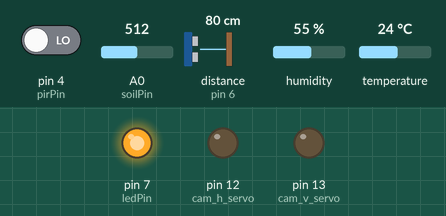
This sketch was run on a simulated Arduino Uno, built with avr-gcc and run on an emulated ATmega328P. On the bench: output pins drawn as LEDs (lit = HIGH). Wiring (inferred from the names in the program): ultrasonic range finder: trigger pin 11; echo pin 6. The inputs (shaded band) are chosen by the test bench; at power-on: pin 4 (pirPin) LOW, A0 (soilPin) = 512, distance to the obstacle (sensor on pin 6) 80 cm, humidity 55 %, temperature 24 °C. The echo pulse lasts 58.3 µs per cm; pins used as bus, display or sensor lines are not drawn; what the sketch prints to the serial monitor is not drawn.

Above: at 0.1 s.
Timing chart, 0 to 1.6 s (numbered marks = the images above):
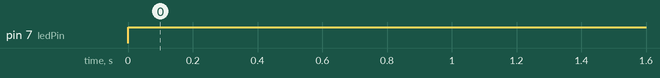

Measured:
- by itself, pin 7 (ledPin): LOW → HIGH at 0.00 s

The sketch:

arduino-dlln33.ino
```cpp
#include "DHT.h"
#include "SoftwareSerial.h"
#include <Servo.h>

// DHT
#define DHTPIN 3
#define DHTTYPE DHT11

// Distance

#define Trig 11 //引脚Tring 连接 IO D2
#define Echo 6 //引脚Echo 连接 IO D3

float cm; //距离变量
float temp; //

// Initialize DHT sensor.
DHT dht(DHTPIN, DHTTYPE);

SoftwareSerial soft(8, 9); // RX, TX

int ledPin = 7;
int soilPin = A0;
int pirPin = 4;

int ledStatus = 1;
int pirValue = 0; //hongwai
float soilHumidity = 0.0;

unsigned int DLLN3X_PREFIX_LEN = 6;
unsigned char SRC_PORT = 0x91;
unsigned char DST_PORT = 0x90;
unsigned char GATEWAY_ADDR_1 = 0x01;
unsigned char GATEWAY_ADDR_2 = 0x00;
unsigned char queue[100] = {};
int queue_offset = 0;
bool write_lock = false;
unsigned long lastSend;
int cam_h_servo = 12;
int cam_v_servo = 13;
int cam_v_pos = 0;
int cam_h_pos = 0;

void setup() {
  Serial.begin(9600); //USB serial port
  dht.begin();
  soft.begin(9600); //RX TX serial port
  pinMode(ledPin, OUTPUT);
  pinMode(soilPin, INPUT);
  pinMode(Trig, OUTPUT);  //ceju
  pinMode(Echo, INPUT);   //ceju
  pinMode(pirPin, INPUT); //hongwai
  pinMode(cam_h_servo,OUTPUT);
  pinMode(cam_v_servo,OUTPUT);
  /*
  cam_h_servo.attach(12);
  cam_v_servo.attach(13);
  cam_v_servo.write(0);*/
}

void loop() {
  // put your main code here, to run repeatedly:
  if ( millis() - lastSend > 1000 ) { // Update and send only after 1 seconds
    send_wrap_pkg();
    lastSend = millis();
  }
  if(ledStatus == 1){
    digitalWrite(ledPin, HIGH);
  }
  else {
    digitalWrite(ledPin, LOW);
  }

  if(cam_v_pos>0&cam_v_pos<=9)
  {
    servoControl(cam_v_servo, cam_v_pos);
    cam_v_pos = 0;
  }
  if(cam_h_pos>0&cam_h_pos<=9)
  {
    servoControl(cam_h_servo, cam_h_pos);
    cam_h_pos = 0;
  }
  /*
  c_cam_v_pos = cam_v_servo.read();
  if(cam_v_pos > 0 & cam_v_pos != c_cam_v_pos){
    cam_v_servo.write(cam_v_pos);
  }
  c_cam_h_pos = cam_h_servo.read();
  if(cam_h_pos > 0 & cam_h_pos != c_cam_h_pos){
    Serial.print("CAM H POS: ");
    Serial.println(cam_h_pos);
    cam_h_servo.write(cam_h_pos);
    delay(20);
  }*/
  unpackDataAndControl();
}

void unpackDataAndControl()
{
  while(soft.available()){
    unsigned char data = soft.read();
    Serial.println(data, HEX);
    if(data == 0xfe) {
      Serial.println("begin record data!");
      write_lock = true;
      queue_offset = 0;
      queue[100] = {};
     }
     if(write_lock) {
        memcpy(queue+queue_offset, &data, 1);
        queue_offset++;
        /*
        for(int j=0; j<sizeof(queue); j++){
          Serial.print(queue[j], HEX);
          Serial.print(" ");
        }
        Serial.println(" ");*/
      }
     if(data == 0xff) {
      Serial.println("end record data!");
      write_lock = false;
      //controll logic
      controlAction();
     }
  }
}

void controlAction()
{
  if(queue[3] == 0x90) {
    // led control
    Serial.print("ledStatus: ");
    Serial.println(int(queue[DLLN3X_PREFIX_LEN]));
    setLedData(int(queue[DLLN3X_PREFIX_LEN]));
  }
  // cam h control
  if(queue[3] == 0x91) {
    // led control
    Serial.print("Cam H angle: ");
    Serial.println(int(queue[DLLN3X_PREFIX_LEN]));
    setCamData(1, int(queue[DLLN3X_PREFIX_LEN]));
  }
  // cam v control
  if(queue[3] == 0x92) {
    // led control
    Serial.print("Cam V angle: ");
    Serial.println(int(queue[DLLN3X_PREFIX_LEN]));
    setCamData(0, int(queue[DLLN3X_PREFIX_LEN]));
  }
}

void setCamData(int f, int s)
{
  if(f == 0) {
    cam_v_pos = s;
  }
  if(f == 1) {
    cam_h_pos = s;
  }
}

void getDistanceData(unsigned char *data_buff, unsigned int buff_len){
   //给Trig发送一个低高低的短时间脉冲,触发测距
  digitalWrite(Trig, LOW); //给Trig发送一个低电平
  delayMicroseconds(2);    //等待 2微妙
  digitalWrite(Trig,HIGH); //给Trig发送一个高电平
  delayMicroseconds(10);    //等待 10微妙
  digitalWrite(Trig, LOW); //给Trig发送一个低电平

  temp = float(pulseIn(Echo, HIGH)); //存储回波等待时间,
  //pulseIn函数会等待引脚变为HIGH,开始计算时间,再等待变为LOW并停止计时
  //返回脉冲的长度

  //声速是:340m/1s 换算成 34000cm / 1000000μs => 34 / 1000
  //因为发送到接收,实际是相同距离走了2回,所以要除以2
  //距离(厘米)  =  (回波时间 * (34 / 1000)) / 2
  //简化后的计算公式为 (回波时间 * 17)/ 1000

  cm = (temp * 17 )/1000; //把回波时间换算成cm
  if(cm > 1000) {
    cm = 0.00;
  }
  Serial.print("Echo =");
  Serial.print(temp);//串口输出等待时间的原始数据
  Serial.print(" | | Distance = ");
  Serial.print(cm);//串口输出距离换算成cm的结果
  Serial.println("cm");
  dtostrf(cm, 6, 2, data_buff);
}

void getSoilHumidityData(unsigned char *data_buff, unsigned int buff_len)
{
  soilHumidity = analogRead(soilPin);
  Serial.print("soilHumidity: ");
  Serial.println(soilHumidity);
  if (soilHumidity >= 1000) {
    soilHumidity = 0.0;
  }
  dtostrf(soilHumidity, 6, 2, data_buff);
}

unsigned char getLedData()
{
  return ledStatus;
}

unsigned char getHongwaiData()
{
  return digitalRead(pirPin);
}

void setLedData(int s)
{
  ledStatus = s;
}

void send_wrap_pkg()
{
  unsigned char dht_data[16]={};
  unsigned char soil_data[8]={};
  unsigned char distance_data[8]={};
  getAndSendTemperatureAndHumidityData(dht_data, 16);
  unsigned char led_data = getLedData();
  getSoilHumidityData(soil_data, 8);
  getDistanceData(distance_data, 8);
  unsigned char pri_data = getHongwaiData();

  unsigned char buff[40]={};
  int buff_offset = 0;
  memcpy(buff + buff_offset, dht_data, sizeof(dht_data));
  buff_offset += sizeof(dht_data);
  buff[buff_offset] = 0x26;
  buff_offset += 1;
  memcpy(buff + buff_offset, &led_data, sizeof(led_data));
  buff_offset += sizeof(led_data);
  buff[buff_offset] = 0x26;
  buff_offset += 1;
  memcpy(buff + buff_offset, soil_data, sizeof(soil_data));
  buff_offset += sizeof(soil_data);
  buff[buff_offset] = 0x26;
  buff_offset += 1;
  memcpy(buff + buff_offset, distance_data, sizeof(distance_data));
  buff_offset += sizeof(distance_data);
  buff[buff_offset] = 0x26;
  buff_offset += 1;
  memcpy(buff + buff_offset, &pri_data, sizeof(pri_data));
  send_buff(buff, sizeof(buff), SRC_PORT);
}

void getAndSendTemperatureAndHumidityData(unsigned char *data_buff, unsigned int buff_len)
{
  Serial.println("Collecting temperature data.");

  // Reading temperature or humidity takes about 250 milliseconds!
  float h = dht.readHumidity();
  // Read temperature as Celsius (the default)
  float t = dht.readTemperature();

  // Check if any reads failed and exit early (to try again).
  if (isnan(h) || isnan(t)) {
    Serial.println("Failed to read from DHT sensor!");
    return;
  }
  Serial.print("Humidity: ");
  Serial.print(h);
  Serial.print(" %\t");
  Serial.print("Temperature: ");
  Serial.print(t);
  Serial.print(" *C \n");

  //unsigned char data_buff[16]={};
  unsigned char y[8]={};
  dtostrf(h, 6, 2, data_buff);
  dtostrf(t, 6, 2, y);
  memcpy(data_buff + 8, y, sizeof(y));
}

void send_buff(unsigned char *data_buff, unsigned int data_len, unsigned char src_port)
{
  unsigned char buff[100]={};
  buff[0] = 0xFE;
  buff[1] = 4 + data_len;
  buff[2] = src_port;
  buff[3] = DST_PORT;
  buff[4] = GATEWAY_ADDR_1;
  buff[5] = GATEWAY_ADDR_2;

  Serial.println(data_len);
  for(int j=0; j<data_len; j++){
    Serial.print(data_buff[j], HEX);
    Serial.print(" ");
  }
  Serial.println("");

  memcpy(buff + DLLN3X_PREFIX_LEN, data_buff, data_len);
  int end_index = int(DLLN3X_PREFIX_LEN + data_len);
  buff[end_index] = 0xFF;
  /*
  for(int j=0; j<=sizeof(buff); j++){
    Serial.print(buff[j], HEX);
    Serial.print(" ");
  }
  Serial.println("");
  Serial.println(sizeof(buff));
  */
  soft.write(buff, sizeof(buff));
}

void myPtHex(int g){ // 把 g 最右邊 byte 印成 Hex 倆位
   int a = g& 0xf0;  // 左邊 4 bits
   a = a >> 4;  // 右移 4 bits
   int b = g& 0x0f;  // 右邊 4 bits
   char c = a < 10 ? a + '0' : a + 'A' - 10;
   Serial.print(c);
   c = b < 10 ? b + '0' : b + 'A' - 10;
   Serial.print(c);
}

/*
  计算校验和
*/
uint16_t calcCRC(char *p, int len)
{
  uint16_t t = 0;
  int i = 0;
  for (i = 0; i < len; i++)
  {
    t += p;
  }
  return t;
}

/*
  校验和检测
*/
bool checkCRC(unsigned char *p, int len)
{
  int i = 0;
  uint16_t t = 0;
  for (i = 0; i < len - 2; i++)
  {
    t += p;
  }
  if ((uint8_t)(t / 256) == p[len - 2] && (uint8_t)(t % 256) == p[len - 1])
  {
    return true;
  }
  else return false;
}

void parseUartPackage(char *p , int len) {
  Serial.print(F("[UART Read]:"));
  Serial.println(p);

  if(checkCRC(p,len) ==false){
      Serial.println("check crc error!");
      return;
  }
}

void servoPulse(int sp,int val)//定义一个脉冲函数
{
  int angle=map(val,0,180,500,2480);
  digitalWrite(sp,HIGH);//将舵机接口电平至高
  delayMicroseconds(angle);//延时脉宽值的微秒数
  digitalWrite(sp,LOW);//将舵机接口电平至低
  delay(20-val/1000);
}

void servoControl(int sp, int val)
{
  if(val>0&&val<=9)
  {
    val=map(val,0,9,0,180);//将角度转化为500-2480的脉宽值
    for(int i=0;i<=50;i++)//给予舵机足够的时间让它转到指定角度
    {
      servoPulse(sp,val);//引用脉冲函数
    }
  }
}
```
